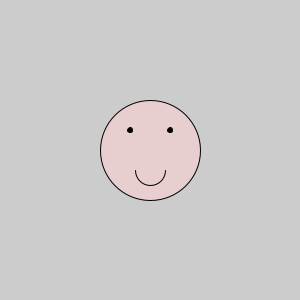
Frame 1 (no input)
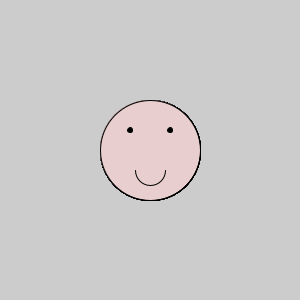
Frame 60 (the mouse pressed at the canvas centre just before this capture)
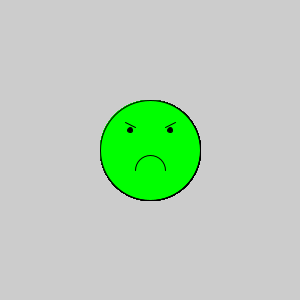
Frame 120 (the mouse held since frame 60 and released just before this capture)

The Processing sketch that drew these frames (run headless with seeded random() and noise(); from frame 60 on, the mouse is pressed at the canvas centre):

// Processing sketch: processing_61517
// ── processing_61517.pde

int a, b;
 

void setup()
{
  size(300, 300);

}


void draw()
{
  if (dist(mouseX, mouseY, 150, 150)<50) 
  {
    faceDrawingA(150, 150);
  }
    else  faceDrawingB(150, 150);
}


// 얼굴의 중심 좌표를 파라미터로 넘김
void faceDrawingA(int a,  int b)
{
  fill(0, 255, 0);
  ellipse(a, b, 100, 100); // 얼굴 형

  fill(0);
  ellipse(a-20, b-20, 5, 5);
  ellipse(a+20, b-20, 5, 5); // 눈

  line(a-25, b-28, a-15, b-23);
  line(a+15, b-23, a+25, b-28);//눈썹

  noFill();
  arc(a, b+20, 30, 30, PI, 2*PI);  // 입
}

void faceDrawingB(int a, int b)
{
  fill(232, 206, 206);
  ellipse(a, b, 100, 100);// 얼굴 형

  fill(0);
  ellipse(a-20, b-20, 5, 5);
  ellipse(a+20, b-20, 5, 5); // 눈
  
  noFill();
  arc(a, b+20, 30, 30, 0, PI);  // 입
}
